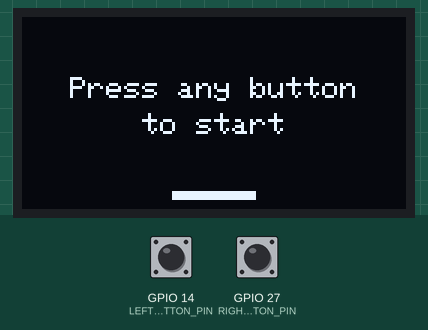
Recording of a sketch running on a simulated ESP32. Shown: 128×64 one-colour display. The inputs (shaded band) are chosen by the test bench; at power-on: GPIO 14 (LEFT_BUTTON_PIN) HIGH, GPIO 27 (RIGHT_BUTTON_PIN) HIGH. Random numbers use the default seed unless the sketch sets one.

Above: at 1.2 s.
1.3 s: GPIO 14 (LEFT_BUTTON_PIN) pulled LOW for 0.15 s
At 1.48 s:
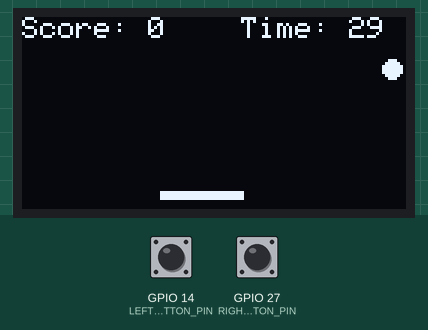
2.0 s: GPIO 27 (RIGHT_BUTTON_PIN) pulled LOW for 0.15 s
At 2.27 s:
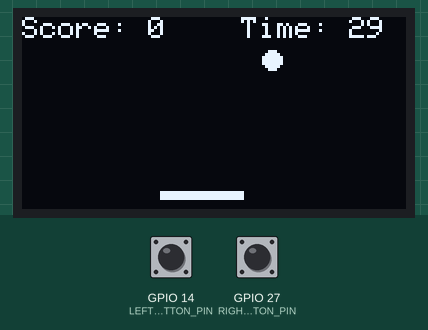
2.7 s: GPIO 14 (LEFT_BUTTON_PIN) pulled LOW for 1 s
At 3.2 s:
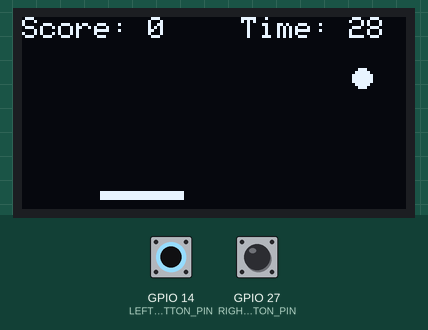
4.3 s: GPIO 27 (RIGHT_BUTTON_PIN) pulled LOW for 1 s
At 32.0 s:
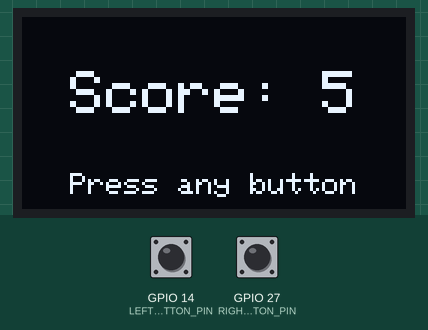

The sketch:

DropMinigame.ino
```cpp
#include <Wire.h>
#include <Adafruit_GFX.h>
#include <Adafruit_SH110X.h>

//Pin assignments for different pieces
// The OLED uses a software/bit-banged I2C bus on these two pins
// (Wire.begin(SDA, SCL) is called with these below).
#define SCREEN_DATA_PIN    16   // I2C SDA
#define SCREEN_CLOCK_PIN   4    // I2C SCL
#define LEFT_BUTTON_PIN    14   // Moves paddle left when pressed
#define RIGHT_BUTTON_PIN   27   // Moves paddle right when pressed

//Display geometry
#define SCREEN_WIDTH       128
#define SCREEN_HEIGHT      64
#define SCREEN_ADDRESS     0x3C   // Typical address for SH1106 OLEDs

// Display driver object
Adafruit_SH1106G display = Adafruit_SH1106G(SCREEN_WIDTH, SCREEN_HEIGHT, &Wire, -1);

//Simple state machine for the app's 3 screens
enum Screen { READY, GAME, SCORE };
Screen currentScreen = READY;

// Draws a line of text horizontally centered at a given y coordinate.
// Adafruit_GFX's default font is 6px wide per character (before scaling
// by textSize), which is why "6 * textSize" is used to estimate width.
void printCentered(String text, int y, int textSize){
  display.setTextSize(textSize);
  display.setCursor((SCREEN_WIDTH - (int)text.length() * 6 * textSize) / 2, y);
  display.print(text);
}

//Button debouncing state
const unsigned long DEBOUNCE_TIME = 50;
bool buttonWasDown = false;
unsigned long lastButtonChangeTime = 0;

// Returns true exactly once, at the moment either button transitions
// from "up" to "down" (after the debounce window has passed).
// Buttons are wired with INPUT_PULLUP, so LOW means "pressed.""
bool wasButtonJustPressed(){
  bool isDownNow = digitalRead(LEFT_BUTTON_PIN) == LOW || digitalRead(RIGHT_BUTTON_PIN) == LOW;
  if (isDownNow == buttonWasDown) return false;                      // no change in state
  if (millis() - lastButtonChangeTime < DEBOUNCE_TIME) return false; // too soon, ignore
  buttonWasDown = isDownNow;
  lastButtonChangeTime = millis();
  return isDownNow;   // true only on the up->down transition
}

//Game constants
const int PADDLE_WIDTH = 28;
const int PADDLE_HEIGHT = 3;
const int PADDLE_Y = 58;                 // fixed vertical position of the paddle
const int PADDLE_SPEED = 4;              // pixels moved per game tick while a button is held
const int PADDLE_START_X = SCREEN_WIDTH / 2 - PADDLE_WIDTH / 2;  // centered start position
const int BALL_SIZE = 3;                 // ball radius
const float BALL_SPEED = 3.5;            // pixels the ball falls per game tick
const int BALL_START_Y = 14;             // y coordinate where a new ball appears
const unsigned long GAME_LENGTH = 30000; // total round length in ms (30 seconds)

//Game state
int paddleX;
int ballX;
int ballY;
int score;
unsigned long gameStartTime;

// Draws the idle "title screen" with instructions and a static paddle.
void drawReadyScreen(){
  display.clearDisplay();
  printCentered("Press any button", 20, 1);
  printCentered("to start", 32, 1);
  display.fillRect(PADDLE_START_X, PADDLE_Y, PADDLE_WIDTH, PADDLE_HEIGHT, SH110X_WHITE);
  display.display();
}

// Spawns a new ball at a random x position at the top drop point.
void dropNewBall(){
  ballX = random(BALL_SIZE, SCREEN_WIDTH - BALL_SIZE);
  ballY = BALL_START_Y;
}

// Resets score/paddle/timer, spawns the first ball, and switches to GAME state.
void startGame(){
  randomSeed(millis());
  score = 0;
  paddleX = PADDLE_START_X;
  gameStartTime = millis();
  dropNewBall();
  currentScreen = GAME;
}

// Renders one frame of active gameplay: score, remaining time, ball, paddle.
void drawGame(){
  int secondsLeft = (GAME_LENGTH - (millis() - gameStartTime)) / 1000;
  display.clearDisplay();
  display.setTextSize(1);
  display.setCursor(0,0);
  display.print("Score: " + String(score));
  display.setCursor(73,0);
  display.print("Time: "+ String(secondsLeft));
  display.fillCircle(ballX, ballY, BALL_SIZE, SH110X_WHITE);
  display.fillRect(paddleX, PADDLE_Y, PADDLE_WIDTH, PADDLE_HEIGHT, SH110X_WHITE);
  display.display();
}

// Runs one pixel of game logic:
// - moves the paddle based on button input (clamped to screen bounds)
// - moves the ball down
// - when the ball reaches the paddle's row, checks if it landed within
//   the paddle's width; if so, increments the score
// - spawns a new ball either way, then redraws and briefly pauses
void updateGame(){
  if(digitalRead(LEFT_BUTTON_PIN) == LOW) paddleX -= PADDLE_SPEED;
  if(digitalRead(RIGHT_BUTTON_PIN) == LOW) paddleX += PADDLE_SPEED;
  if(paddleX < 0) paddleX = 0;
  if(paddleX > SCREEN_WIDTH - PADDLE_WIDTH) paddleX = SCREEN_WIDTH - PADDLE_WIDTH;

  ballY += BALL_SPEED;
  if(ballY >= PADDLE_Y){
    if(ballX > paddleX && ballX < paddleX + PADDLE_WIDTH){
      score = score +1;
    }
    dropNewBall();
  }

  drawGame();
  delay(30);   // simple frame pacing ( there is a 33 FPS cap)
}

//Score screen state
const unsigned long SCORE_SCREEN_WAIT = 2000;  // minimum time before a button press is accepted
unsigned long scoreScreenStartTime;

// Draws the final score and a prompt to press a button to return to the ready screen.
void drawScoreScreen(){
  display.clearDisplay();
  printCentered("Score: " + String(score), 18, 2);
  printCentered("Press any button",52,1);
  display.display();
}

void setup() {
  // Buttons pulled high internally; wiring pulls them LOW when pressed.
  pinMode(LEFT_BUTTON_PIN, INPUT_PULLUP);
  pinMode(RIGHT_BUTTON_PIN, INPUT_PULLUP);


  Wire.begin(SCREEN_DATA_PIN, SCREEN_CLOCK_PIN);
  display.begin(SCREEN_ADDRESS, true);
  display.setTextColor(SH110X_WHITE);

  drawReadyScreen();
}

// Main loop implements the 3-state state machine: READY -> GAME -> SCORE -> READY ...
void loop() {
  bool buttonPressed = wasButtonJustPressed();
  switch (currentScreen) {
    case READY:
      // Any button press starts a new round.
      if (buttonPressed) {
        startGame();
      }
      break;

    case GAME:
      // Once time runs out, show the score screen; otherwise keep updating gameplay.
      if (millis() - gameStartTime > GAME_LENGTH){
        drawScoreScreen();
        scoreScreenStartTime = millis();
        currentScreen = SCORE;
      } else {
        updateGame();
      }
      break;

    case SCORE:
      // After a short mandatory wait (so the same press that ended the game
      // doesn't quickly dismiss the score screen), a button press returns
      // to the ready screen.
      if (buttonPressed && millis() - scoreScreenStartTime > SCORE_SCREEN_WAIT){
        drawReadyScreen();
        currentScreen = READY;
      }
      break;
  }
}
```

Measured:
- after the input at 1.3 s, the display: changes at once (image 1)
